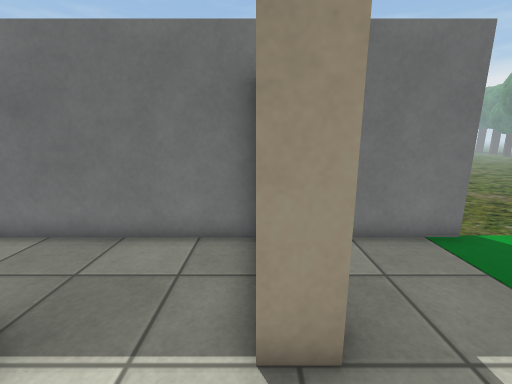
View 1 (above)

24 first-person views from a walk through a scene from a Unity 3-D project. The camera is 1.3 m above the floor, tilts 12° down and sees 90° across. The floor is counted in squares, 0.5 m on a side. Each view is taken from the middle of a square. On the plan, view 1 faces up. The plan holds only what a view shows up to about 18 squares ahead; the rest is blank. The place goes on beyond the plan. Some trees and plants on the terrain are drawn as simple stand-ins. The player character is not drawn. Some surface patterns are stand-ins.

View 2
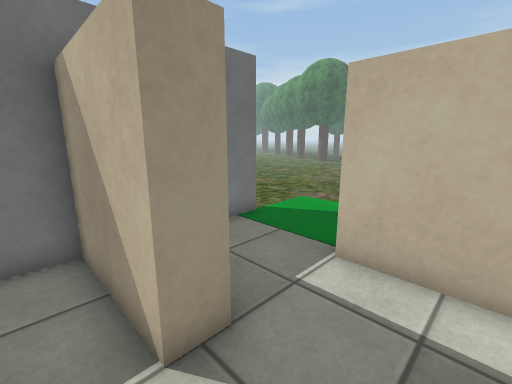

View 3
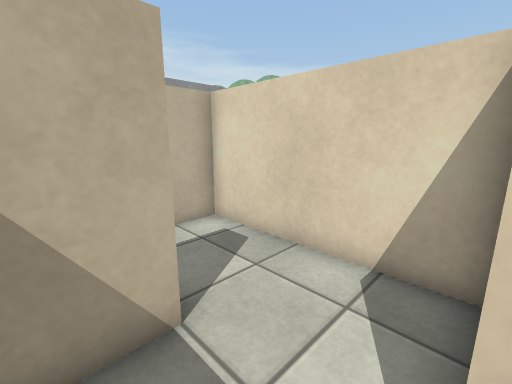

View 4
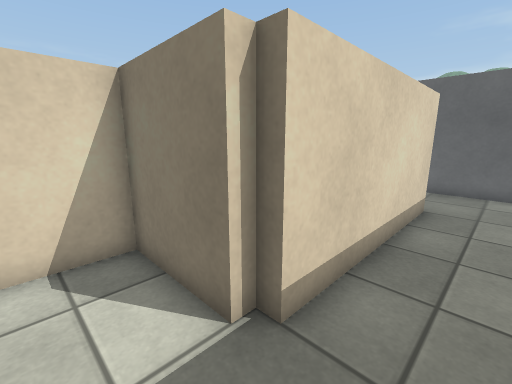

View 5
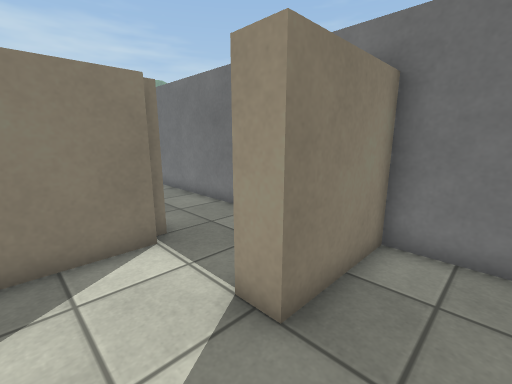

View 6
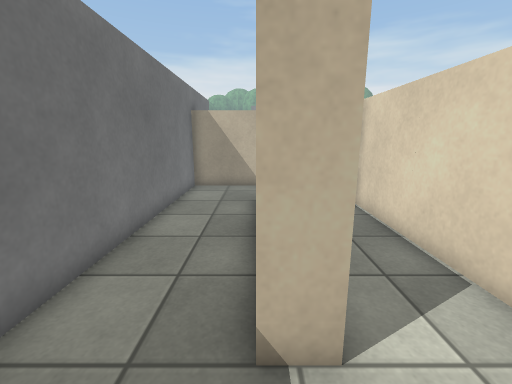

View 7
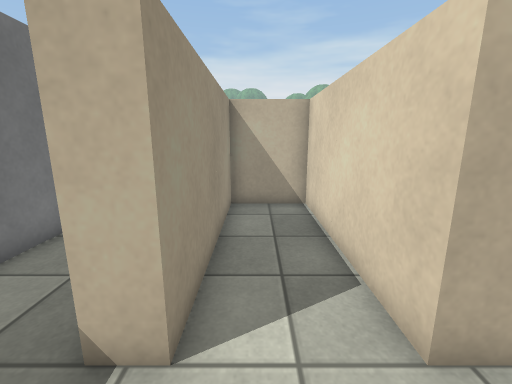

View 8
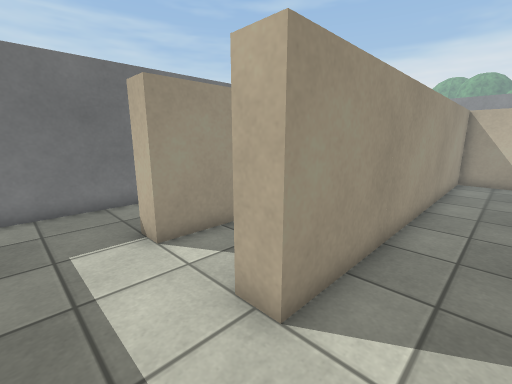

View 9
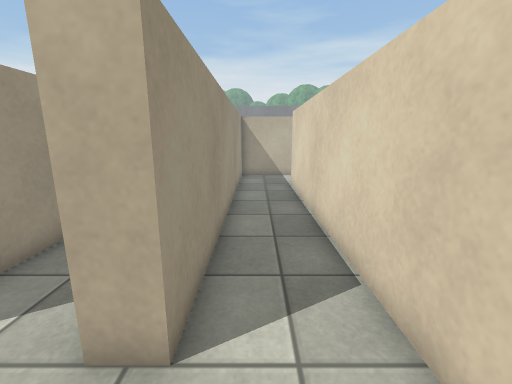

View 10
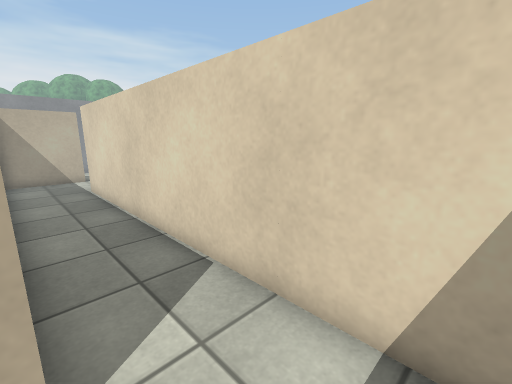

View 11
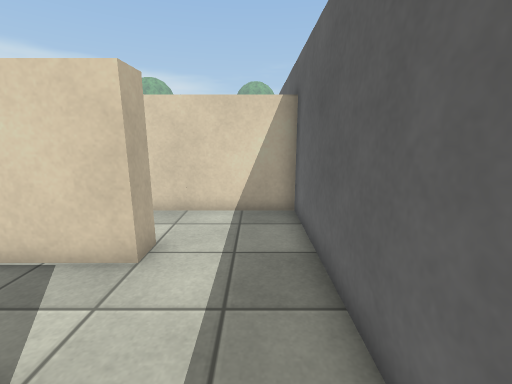

View 12
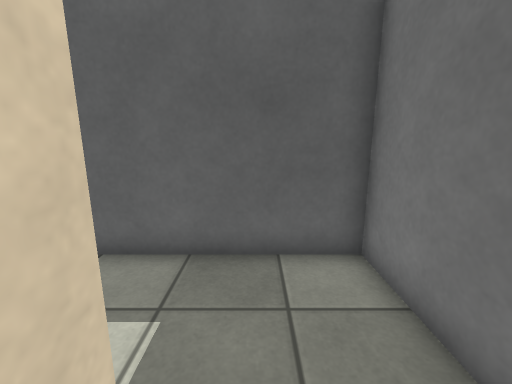

View 13
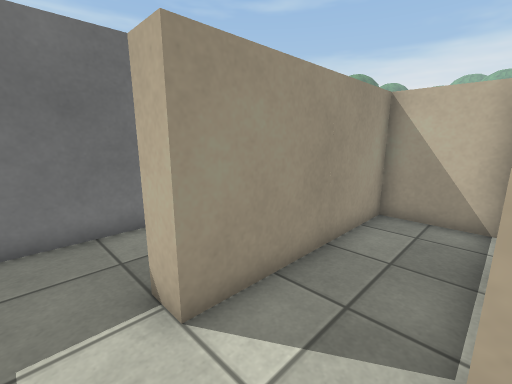

View 14
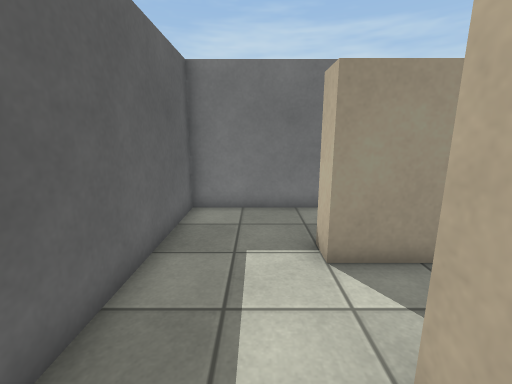

View 15
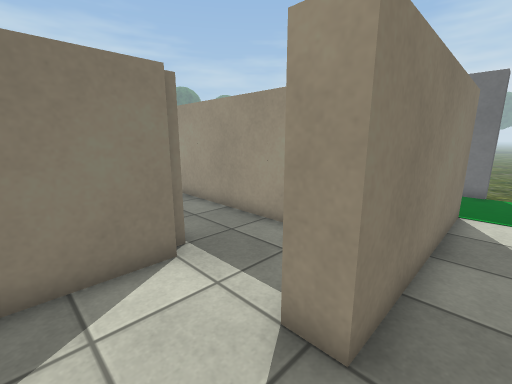

View 16
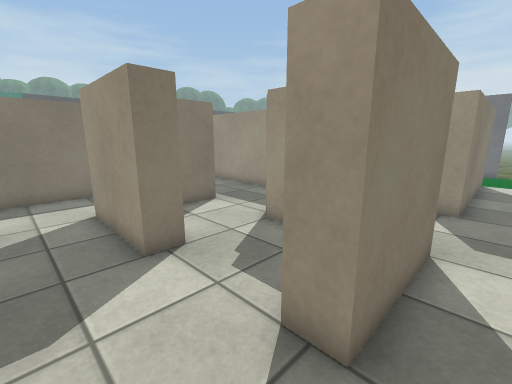

View 17
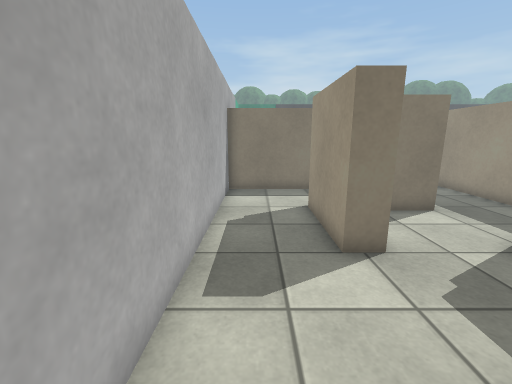

View 18
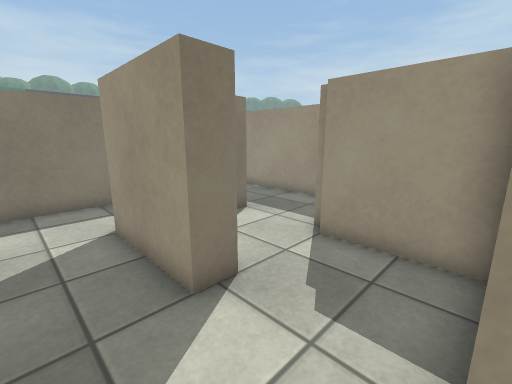

View 19
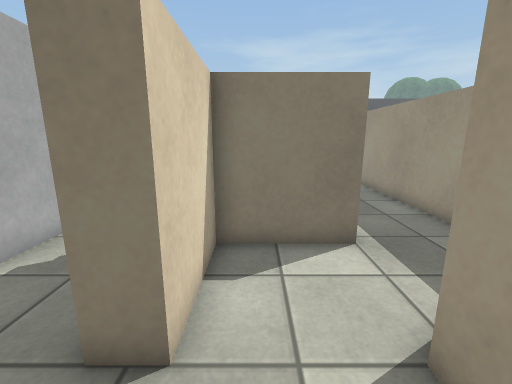

View 20
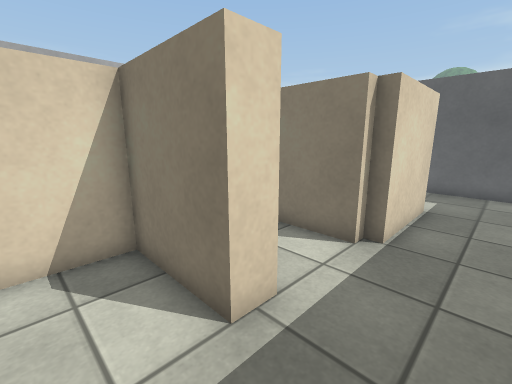

View 21
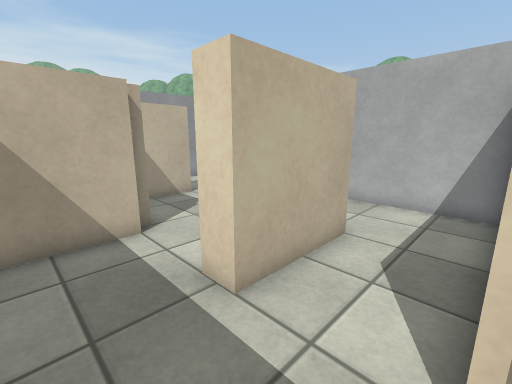

View 22
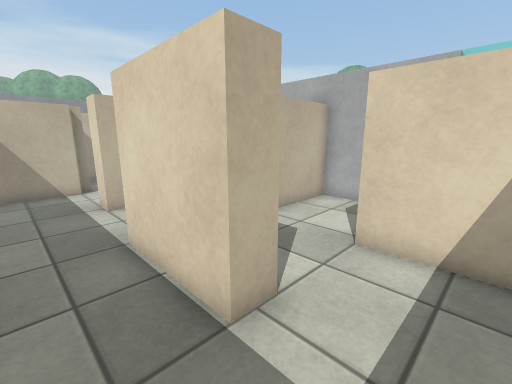

View 23
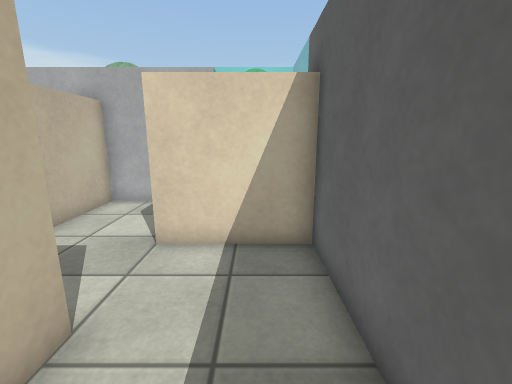

View 24
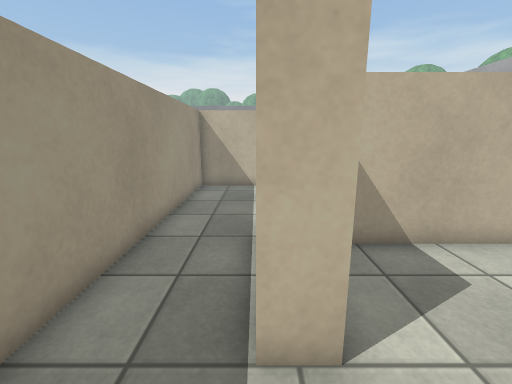

### Floor plan
Key: @ floor where view 1 was taken; # wall or solid block; . main floor; - floor 0.5 m lower than the main floor; = window, fence, low wall or low ledge.
Columns run from 16 left of view 1 to 15 right of it. Each row starts with its distance up from view 1.
 10                         -------
  9                         --------
  8                             ----
  7  ######     ##########
  6 ##################  ##
  5 ##..............##...
  4 ##..............##...
  3 ##...#########..##..#=
  2 ##...#########......##.
  1 ##..........##......##.
  0 ##..........##..@...##.
 -1  #...#################.
 -2  #...#################.
 -3  #..................##.
 -4  #..................##.
 -5  #################..##.
 -6      #############.....
 -7 # ..............##.....
 -8 ##..............##.. ..
 -9 ##...#####.. #..##   #.
-10 ##...#  ##..##...#####.
-11  #......##..##......##.
-12  #......##..##......##.
-13  #####..##..##### ..##.
-14       ..##...#### ....
-15       ..##...........
-16       ..##........... . #
-17         ##############  #
-18       #########

Positions as (right, up) in squares from view 1, and headings:
1: (0, 0), facing up
2: (-1, 0), facing up-right
3: (-3, 4), facing down-right
4: (-1, 5), facing down-left
5: (3, 0), facing up-left
6: (-14, 3), facing right
7: (-14, 1), facing right
8: (-14, -4), facing up-right
9: (-14, -3), facing right
10: (-14, -2), facing down-right
11: (-14, 4), facing down
12: (-10, 4), facing left
13: (-13, -1), facing up-right
14: (-13, -3), facing up
15: (6, -8), facing up-left
16: (6, -16), facing up-left
17: (6, -16), facing left
18: (4, -16), facing up-left
19: (3, -12), facing left
20: (-1, -7), facing down-left
21: (-7, -7), facing down-right
22: (-14, -7), facing down-right
23: (-14, -7), facing down
24: (-14, -9), facing right
